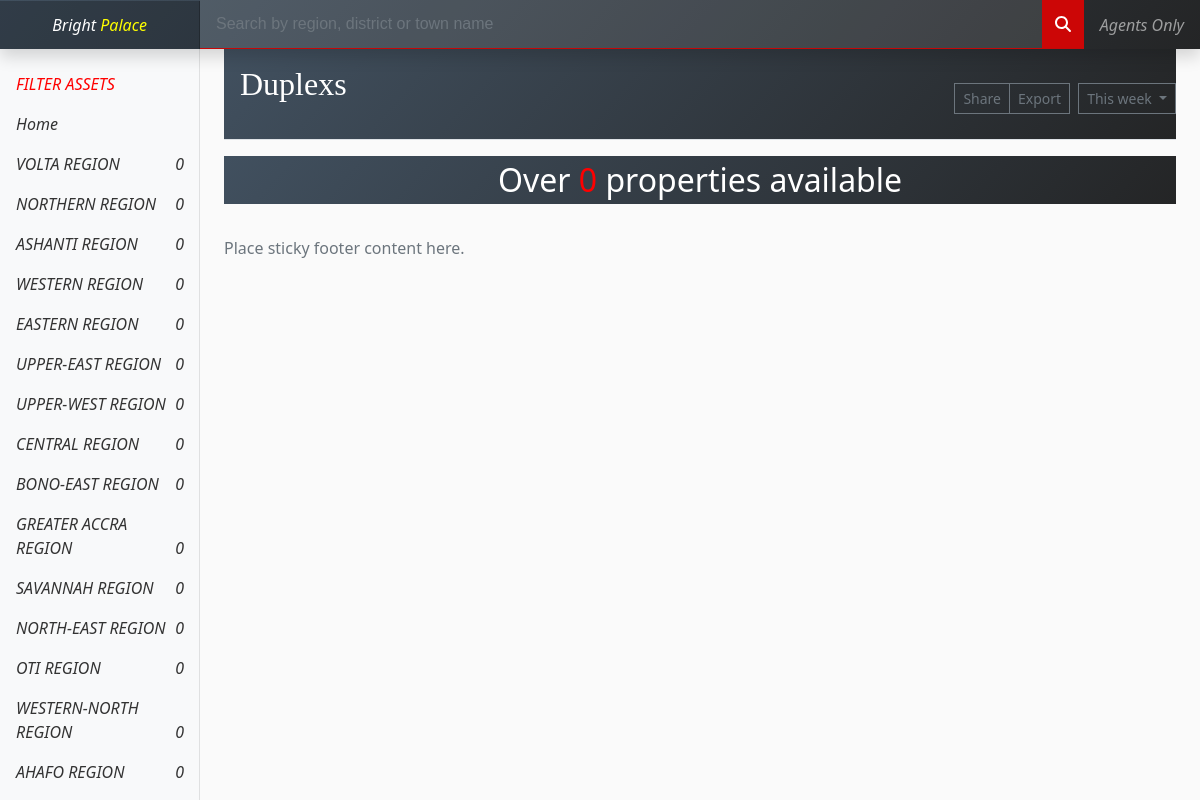
Page /category/1/ on the committed database.
### core/models.py (models this page shows, shortened)
class Region(models.Model):
    name = models.CharField(max_length=50, null=True)

class Category(models.Model):
    name = models.CharField(max_length=50)

### core/views.py (the view)
# urls.py: path('category/<int:pk>/', views.cat_item, name='home'),
def cat_item(request, pk):
    category = Category.objects.get(id=pk)
    property = category.property_set.all()
    regions = Region.objects.all()
    context = {
        'category':category,
        'property':property,
        'regions':regions
        }
    return render(request, 'core/home.html', context)

### core/templates/core/home.html (shortened to what this page needs)
{% extends 'base.html' %}
{% load static %}
{% block content %}
{% include 'navbar.html' %}
<div class="container-fluid">
    <div class="row">
    {% include 'sidebar.html' %}
        <main class="col-md-9 ms-sm-auto col-lg-10 px-md-4 ">
            <div class="topBanner d-flex justify-content-between flex-wrap flex-md-nowrap align-items-center pt-3 pb-2 mb-3 border-bottom">
                <h1 class="h2 ">{{ category.name }}s</h1>
                <div class="btn-toolbar mb-2 mb-md-0">
                    <div class="btn-group me-2">
                        <button type="button" class="btn btn-sm btn-outline-secondary">Share</button>
                        <button type="button" class="btn btn-sm btn-outline-secondary">Export</button>
                    </div>
                    <button type="button" class="btn btn-sm btn-outline-secondary dropdown-toggle">
                        This week
                    </button>
                </div>
            </div>
            <div class="">
                <div class="numContainer">
                    <div class="numP">
                        <p> <marquee scrolldelay="50" direction="left"> Over <span style="color:rgb(255, 0, 0);">{{ property.count }}</span> properties available</marquee></p>
                    </div>
                </div>
            </div>
            <footer class="footer mt-auto py-3 foot">
                <div class="mycontai ner contaier">
                    <span class="text-muted ">Place sticky footer content here.</span>
                </div>
            </footer>
        </main>
    </div>
</div>
{% endblock content %}

### templates/sidebar.html (shortened to what this page needs)
{% block sidebar %}
{% load static %}
<nav id="sidebarMenu" class="col-md-3 col-lg-2 d-md-block bg-light sidebar collapse">
    <div class="position-sticky pt-3">
        <ul class="nav flex-column">
            <li class="nav-item">
                <a class="nav-link active disabled" aria-current="page" href="#">
                    FILTER ASSETS
                </a>
            </li>
            <li class="nav-item">
                <a class="nav-link" href="{% url 'index' %}">
                    Home
                </a>
            </li>
            {% for i in regions %}
            <li class="nav-item">
               <a class="nav-link" href="{% url 'region-filter' i.id %}?q={{ i.name }} %}">
                   {{ i.name }}<span style="float: right;">{{i.property_set.all.count}}</span>
               </a>
           </li>
            {% endfor %}
        </ul>
    </div>
</nav>
{% endblock sidebar %}

### static/css/main.css (style rules this page uses)
body { background-color: hsl(0, 0%, 98%); }
h1,h2,h3,h4,h5,h6 { color:hsl(0, 0%, 30%); }
.btn { border-radius: 0; }
h1 { font-family: 'Playfair Display', serif; font-size: 59px; color: white; font-weight: 600; padding-bottom: 20px; }
p, input, textarea, label { font-family: 'Poppins', sans-serif; }
a { color: #828282; font-style: italic; }
.numContainer { margin-top: 0; background: linear-gradient(132deg, rgb(65, 80, 95) 0.00%, rgb(36, 37, 38) 100.00%); }
.numP p { margin-bottom: 1rem; margin-top: 0%; font-size: 2rem; padding: 0 2rem; color: rgb(255, 255, 255); font-weight: 600; text-align: center; }
.numP { color: white; text-align: center; font-size: 2rem; }
.topBanner { background: linear-gradient(132deg, rgb(65, 80, 95) 0.00%, rgb(36, 37, 38) 100.00%); margin: 0; }
.topBanner h1 { margin-left: 1rem; }

### static/css/horizontal-scroll.css (style rules this page uses)
* { box-sizing: border-box; }
ul { padding: 0; margin: 0; }

### static/css/index.css (style rules this page uses)
.sidebar { position: fixed; overflow-y: auto; overflow-x: hidden; top: 0; bottom: 0; left: 0; z-index: 100; padding: 48px 0 0; box-shadow: inset -1px 0 0 rgba(0, 0, 0, .1); }
.sidebar .nav-link { font-weight: 500; color: #333; }
.sidebar .nav-link.active { color: #2470dc; }
.sidebar .nav-link:hover, .sidebar .nav-link.active { color: red; }

### rows in the picture
Region: name "VOLTA REGION", property_set.all.count "0"
Region: name "NORTHERN REGION", property_set.all.count "0"
Region: name "ASHANTI REGION", property_set.all.count "0"
Region: name "WESTERN REGION", property_set.all.count "0"
Region: name "EASTERN REGION", property_set.all.count "0"
Region: name "UPPER-EAST REGION", property_set.all.count "0"
Region: name "UPPER-WEST REGION", property_set.all.count "0"
Region: name "CENTRAL REGION", property_set.all.count "0"
Region: name "BONO-EAST REGION", property_set.all.count "0"
Region: name "GREATER ACCRA REGION", property_set.all.count "0"
Region: name "SAVANNAH REGION", property_set.all.count "0"
Region: name "NORTH-EAST REGION", property_set.all.count "0"
Region: name "OTI REGION", property_set.all.count "0"
Region: name "WESTERN-NORTH REGION", property_set.all.count "0"
Region: name "AHAFO REGION", property_set.all.count "0"
Category: name "Duplex"
